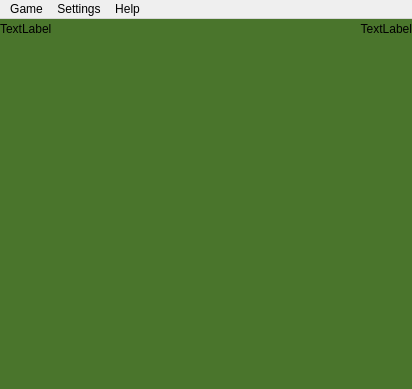
<?xml version="1.0" encoding="UTF-8"?>
<ui version="4.0">
 <class>MainWindow</class>
 <widget class="QMainWindow" name="MainWindow">
  <property name="geometry">
   <rect>
    <x>0</x>
    <y>0</y>
    <width>412</width>
    <height>389</height>
   </rect>
  </property>
  <property name="sizePolicy">
   <sizepolicy hsizetype="Minimum" vsizetype="Minimum">
    <horstretch>0</horstretch>
    <verstretch>0</verstretch>
   </sizepolicy>
  </property>
  <property name="windowTitle">
   <string>QMineSweeper</string>
  </property>
  <property name="styleSheet">
   <string notr="true"/>
  </property>
  <widget class="QWidget" name="centralwidget">
   <property name="sizePolicy">
    <sizepolicy hsizetype="Minimum" vsizetype="Minimum">
     <horstretch>0</horstretch>
     <verstretch>0</verstretch>
    </sizepolicy>
   </property>
   <property name="styleSheet">
    <string notr="true">background-color: rgb(74, 117, 44);</string>
   </property>
   <layout class="QGridLayout" name="gridLayout">
    <property name="sizeConstraint">
     <enum>QLayout::SetMinimumSize</enum>
    </property>
    <property name="leftMargin">
     <number>0</number>
    </property>
    <property name="topMargin">
     <number>0</number>
    </property>
    <property name="rightMargin">
     <number>0</number>
    </property>
    <property name="bottomMargin">
     <number>0</number>
    </property>
    <property name="spacing">
     <number>0</number>
    </property>
    <item row="0" column="0">
     <layout class="QVBoxLayout" name="verticalLayout" stretch="0,1">
      <property name="spacing">
       <number>0</number>
      </property>
      <property name="sizeConstraint">
       <enum>QLayout::SetMinimumSize</enum>
      </property>
      <item>
       <layout class="QHBoxLayout" name="horizontalLayout" stretch="0,0">
        <property name="spacing">
         <number>0</number>
        </property>
        <property name="sizeConstraint">
         <enum>QLayout::SetMinimumSize</enum>
        </property>
        <item>
         <widget class="QLabel" name="mineCount">
          <property name="sizePolicy">
           <sizepolicy hsizetype="Minimum" vsizetype="Minimum">
            <horstretch>0</horstretch>
            <verstretch>0</verstretch>
           </sizepolicy>
          </property>
          <property name="minimumSize">
           <size>
            <width>0</width>
            <height>20</height>
           </size>
          </property>
          <property name="text">
           <string>TextLabel</string>
          </property>
         </widget>
        </item>
        <item>
         <widget class="QLabel" name="Time">
          <property name="sizePolicy">
           <sizepolicy hsizetype="Minimum" vsizetype="Minimum">
            <horstretch>0</horstretch>
            <verstretch>0</verstretch>
           </sizepolicy>
          </property>
          <property name="minimumSize">
           <size>
            <width>0</width>
            <height>20</height>
           </size>
          </property>
          <property name="text">
           <string>TextLabel</string>
          </property>
          <property name="alignment">
           <set>Qt::AlignRight|Qt::AlignTrailing|Qt::AlignVCenter</set>
          </property>
         </widget>
        </item>
       </layout>
      </item>
      <item>
       <widget class="MineField" name="mineFieldWidget" native="true">
        <property name="sizePolicy">
         <sizepolicy hsizetype="Minimum" vsizetype="Minimum">
          <horstretch>0</horstretch>
          <verstretch>0</verstretch>
         </sizepolicy>
        </property>
        <property name="minimumSize">
         <size>
          <width>0</width>
          <height>0</height>
         </size>
        </property>
       </widget>
      </item>
     </layout>
    </item>
   </layout>
  </widget>
  <widget class="QMenuBar" name="menubar">
   <property name="geometry">
    <rect>
     <x>0</x>
     <y>0</y>
     <width>412</width>
     <height>26</height>
    </rect>
   </property>
   <widget class="QMenu" name="menuGame">
    <property name="title">
     <string>Game</string>
    </property>
   </widget>
   <widget class="QMenu" name="menuHelp">
    <property name="title">
     <string>Help</string>
    </property>
    <addaction name="actionAbout"/>
   </widget>
   <widget class="QMenu" name="menuSettings">
    <property name="title">
     <string>Settings</string>
    </property>
    <addaction name="actionLanguage"/>
   </widget>
   <addaction name="menuGame"/>
   <addaction name="menuSettings"/>
   <addaction name="menuHelp"/>
  </widget>
  <action name="actionAbout">
   <property name="text">
    <string>About</string>
   </property>
  </action>
  <action name="actionLanguage">
   <property name="text">
    <string>Language</string>
   </property>
  </action>
 </widget>
 <customwidgets>
  <customwidget>
   <class>MineField</class>
   <extends>QWidget</extends>
   <header>minefield.h</header>
   <container>1</container>
  </customwidget>
 </customwidgets>
 <resources/>
 <connections/>
</ui>
